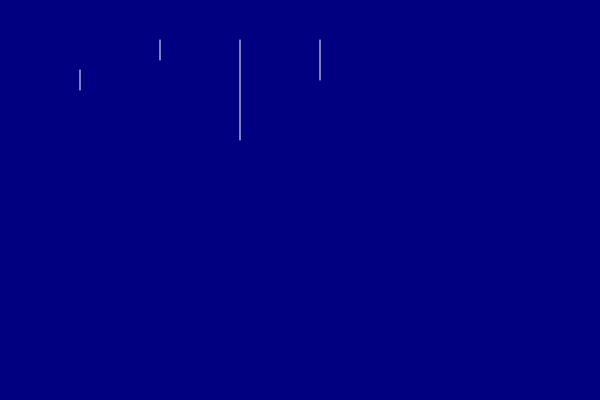
Frame 1 (no input)
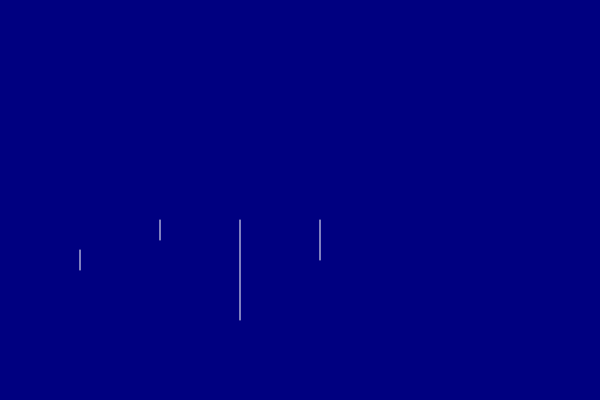
Frame 60 (no input)
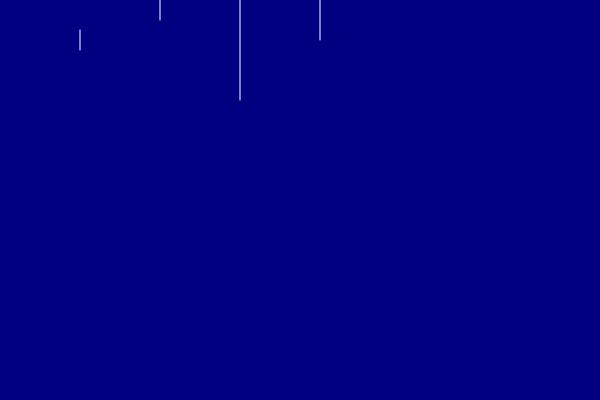
Frame 120 (the mouse pressed at the canvas centre since frame 60)

The p5.js sketch that drew these frames (run headless with seeded random() and noise() and a simulated clock; from frame 60 on, the mouse is pressed at the canvas centre):

// p5.js sketch
// ── sketch.js
var x = 80;
var y = 60;
var speed = 10;


function setup() {
  createCanvas(600,400);
}

function draw() {
  background(0,0,128);
  currentTime = millis ();
  if (currentTime < 5000) {
     y += speed;
    if (y > height) {
        y = 0;
      }
    stroke(255);
      line(x, y, x, y+20);
      line(2*x, y-30, 2*x, y+20-30);
      line(3*x, y-30, 3*x, y+20+50);
      line(4*x, y-30, 4*x, y+20-10);
  } else {
fill(255, 255, 0);
noStroke()
ellipse(30,30, 30, 30);
}
}








//js stands for java script , set ups draw once while draw puts up 60 frames per second
